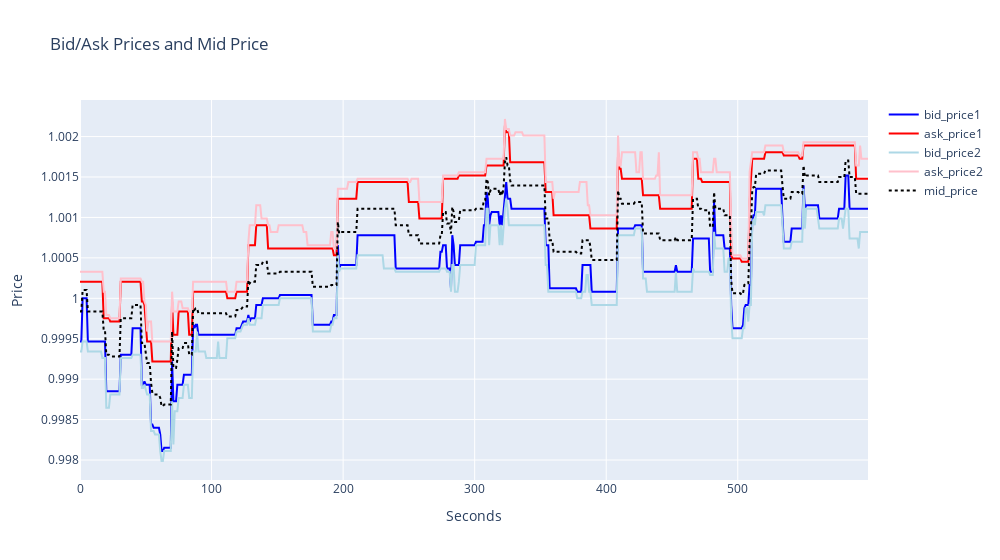

This figure's notebook cell:
### Code cell
fig = go.Figure()
fig.add_trace(go.Scatter(x=dfj["seconds_in_bucket"], y=dfj["bid_price1"].ffill(), mode='lines', name='bid_price1', line=dict(color='blue')))
fig.add_trace(go.Scatter(x=dfj["seconds_in_bucket"], y=dfj["ask_price1"].ffill(), mode='lines', name='ask_price1', line=dict(color='red')))
fig.add_trace(go.Scatter(x=dfj["seconds_in_bucket"], y=dfj["bid_price2"].ffill(), mode='lines', name='bid_price2', line=dict(color='lightblue')))
fig.add_trace(go.Scatter(x=dfj["seconds_in_bucket"], y=dfj["ask_price2"].ffill(), mode='lines', name='ask_price2', line=dict(color='pink')))
fig.add_trace(go.Scatter(x=dfj["seconds_in_bucket"], y=((dfj["bid_price1"] + dfj["ask_price1"])/2).ffill(), mode='lines', name='mid_price', line=dict(color='black', dash='dot')))
fig.update_layout(title="Bid/Ask Prices and Mid Price", width=1000)
fig.update_xaxes(title_text="Seconds") 
fig.update_yaxes(title_text="Price")
fig.show()

### Figure 1 — Plotly figure (JSON) as saved in the notebook; plotly's stock layout.template omitted (floating-point values rounded to 4 significant figures; data arrays with more than 128 entries replaced by an {"elided": "..."} marker saying what was removed)
{"data": [{"line": {"color": "blue"}, "mode": "lines", "name": "bid_price1", "type": "scatter", "x": {"elided": "600 int values"}, "y": {"elided": "600 float values"}}, {"line": {"color": "red"}, "mode": "lines", "name": "ask_price1", "type": "scatter", "x": {"elided": "600 int values"}, "y": {"elided": "600 float values"}}, {"line": {"color": "lightblue"}, "mode": "lines", "name": "bid_price2", "type": "scatter", "x": {"elided": "600 int values"}, "y": {"elided": "600 float values"}}, {"line": {"color": "pink"}, "mode": "lines", "name": "ask_price2", "type": "scatter", "x": {"elided": "600 int values"}, "y": {"elided": "600 float values"}}, {"line": {"color": "black", "dash": "dot"}, "mode": "lines", "name": "mid_price", "type": "scatter", "x": {"elided": "600 int values"}, "y": {"elided": "600 float values"}}], "layout": {"title": {"text": "Bid/Ask Prices and Mid Price"}, "width": 1000, "xaxis": {"title": {"text": "Seconds"}}, "yaxis": {"title": {"text": "Price"}}}}
